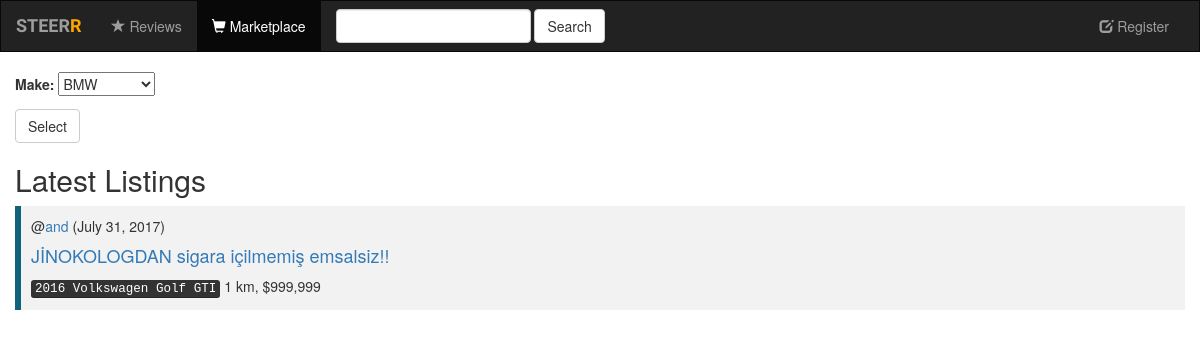
The app's page /marketplace/ with its own data.
### marketplace/models.py (models this page shows, shortened)
class Listing(models.Model):
	user = models.ForeignKey(User, on_delete=models.CASCADE)
	car = models.ForeignKey(Car)
	title = models.CharField(max_length=50)
	description = models.TextField()
	photo = models.ImageField(upload_to="static/marketplace/images/", null=True, blank=False, validators=[file_size])
	price = models.IntegerField()
	mileage = models.IntegerField()
	YEAR_CHOICES = [(year, year) for year in range(datetime.datetime.now().year, 1970, -1)]
	COLOR_CHOICES = (
	('WE', 'White'),
	('BK', 'Black'),
	('SR', 'Silver'),
	('GY', 'Grey'),
	('RD', 'Red'),
	('BE', 'Blue'),
	('GN', 'Green'),
	('YW', 'Yellow'),
	('OE', 'Orange'),
	)
	CONDITION_CHOICES = (
		('N', 'New'),
		('U', 'Used'),
	)
	SELLER_CHOICES = (
		('P', 'Private seller'),
		('D', 'Dealer'),
	)
	year = models.IntegerField(choices=YEAR_CHOICES)
	color = models.CharField(max_length=2, choices=COLOR_CHOICES)
	condition = models.CharField(max_length=1, choices=CONDITION_CHOICES)
	seller = models.CharField(max_length=1, choices=SELLER_CHOICES)
	country = CountryField()
	city = models.CharField(max_length=50)
	created = models.DateTimeField(editable=False)
	modified = models.DateTimeField()
	class Meta:
		ordering = ['created']

### reviews/models.py (models this page shows, shortened)
class Car(models.Model):
	make = models.CharField(max_length=50, null=True, blank=True)
	model = models.CharField(max_length=50, null=True, blank=True)
	platform = models.CharField(max_length=50, null=True, blank=True)
	body = models.CharField(max_length=50, null=True, blank=True)
	version = models.CharField(max_length=50, null=True, blank=True)
	years = models.CharField(max_length=50, null=True, blank=True)
	source_of_data = models.CharField(max_length=50, null=True, blank=True)
	years_sold = models.CharField(max_length=50, null=True, blank=True)
	sold_in_europe = models.CharField(max_length=50, null=True, blank=True)
	car_classification = models.CharField(max_length=50, null=True, blank=True)
	body_type = models.CharField(max_length=50, null=True, blank=True)
	no_of_doors = models.CharField(max_length=50, null=True, blank=True)
	no_of_seats = models.CharField(max_length=50, null=True, blank=True)
	engine_place = models.CharField(max_length=50, null=True, blank=True)
	drivetrain = models.CharField(max_length=50, null=True, blank=True)
	cylinders = models.CharField(max_length=50, null=True, blank=True)
	displacement_cm3 = models.CharField(max_length=50, null=True, blank=True)
	power_kw = models.CharField(max_length=50, null=True, blank=True)
	power_ps = models.CharField(max_length=50, null=True, blank=True)
	power_rpm = models.CharField(max_length=50, null=True, blank=True)
	torque_nm = models.CharField(max_length=50, null=True, blank=True)
	torque_rpm = models.CharField(max_length=50, null=True, blank=True)
	bore_stroke_mm = models.CharField(max_length=50, null=True, blank=True)
	compression_ratio = models.CharField(max_length=50, null=True, blank=True)
	valves_per = models.CharField(max_length=50, null=True, blank=True)
	crankshaft = models.CharField(max_length=50, null=True, blank=True)
	fuel_injection = models.CharField(max_length=50, null=True, blank=True)
	supercharger = models.CharField(max_length=50, null=True, blank=True)
	catalytic = models.CharField(max_length=50, null=True, blank=True)
	manual = models.CharField(max_length=50, null=True, blank=True)
	automatic = models.CharField(max_length=50, null=True, blank=True)
	suspension_front = models.CharField(max_length=50, null=True, blank=True)
	suspension_rear = models.CharField(max_length=50, null=True, blank=True)
	assisted = models.CharField(max_length=50, null=True, blank=True)
	turning_circle_m = models.CharField(max_length=50, null=True, blank=True)
	brakes_front = models.CharField(max_length=50, null=True, blank=True)
	brakes_rear = models.CharField(max_length=50, null=True, blank=True)
	brakes_abs = models.CharField(max_length=50, null=True, blank=True) # ASLINDA "ABS"
	esp = models.CharField(max_length=50, null=True, blank=True)
	tire_size = models.CharField(max_length=50, null=True, blank=True)
	tire_size_rear = models.CharField(max_length=50, null=True, blank=True)
	wheel_base_mm = models.CharField(max_length=50, null=True, blank=True)
	track_front_mm = models.CharField(max_length=50, null=True, blank=True)
	track_rear_mm = models.CharField(max_length=50, null=True, blank=True)
	length_mm = models.CharField(max_length=50, null=True, blank=True)
	width_mm = models.CharField(max_length=50, null=True, blank=True)
	height_mm = models.CharField(max_length=50, null=True, blank=True)
	curb_weight_kg = models.CharField(max_length=50, null=True, blank=True)
	gross_weight_kg = models.CharField(max_length=50, null=True, blank=True)
	load_kg = models.CharField(max_length=50, null=True, blank=True)
	stutzlast_kg = models.CharField(max_length=50, null=True, blank=True)
	roof_load_kg = models.CharField(max_length=50, null=True, blank=True)
	cargo_space_litres = models.CharField(max_length=50, null=True, blank=True)
	tow_weight_kg = models.CharField(max_length=50, null=True, blank=True)
	gas_tank_litres = models.CharField(max_length=50, null=True, blank=True)
	to_100_kmph_sec = models.CharField(max_length=50, null=True, blank=True) # ASLINDA "0-100 kmph (sec)"
	max_speed_kmh = models.CharField(max_length=50, null=True, blank=True)
	fuel_eff_l100km = models.CharField(max_length=50, null=True, blank=True)
	fuel_eff_city_l100km = models.CharField(max_length=50, null=True, blank=True)
	fuel_eff_highway = models.CharField(max_length=50, null=True, blank=True)
	engine_type = models.CharField(max_length=50, null=True, blank=True)
	fuel_type = models.CharField(max_length=50, null=True, blank=True)
	co2_gkm = models.CharField(max_length=50, null=True, blank=True)
	co2_efficiency_class = models.CharField(max_length=50, null=True, blank=True)
	pollution_class = models.CharField(max_length=50, null=True, blank=True)
	base_price_in_germany = models.CharField(max_length=50, null=True, blank=True)

### marketplace/views.py (the view)
def make_select_view(request):
	if request.GET.get("submitted", None):
		form = MakeSelectForm(request.GET)
		if form.is_valid():
			make = form.cleaned_data['make']
			return redirect("marketplace:model-select", make=make)
	else:
		form = MakeSelectForm()
	listings = Listing.objects.all().order_by('-created')
	context = {"form": form, "listings": listings}
	return render(request, "marketplace/carselect.html", context)

### reviews/forms.py
class MakeSelectForm(forms.Form):
	make = forms.ChoiceField()
	def __init__(self, *args, **kwargs):
		super(MakeSelectForm, self).__init__(*args, **kwargs)
		qs = Car.objects.values_list('make',flat=True).distinct()
		choices = [(value, value) for value in qs]
		self.fields["make"].choices = choices

### templates/marketplace/carselect.html (shortened to what this page needs)
{% extends "base.html" %}
{% load humanize %}
{% block marketplace_active %}active{% endblock %}
{% block body %}
<div class="container-fluid">
	{% if years %}
	{% else %}
		<form action="" method="GET">
		    {{ form.as_p }}
		    <input type="submit" class="btn btn-default" value="Select" />
		</form>
	{% endif %}
	<h2>Latest Listings
	</a></h2>
	{% for listing in listings %}
		<div class="listing">
			@<a href="{% url 'home:member' listing.user.username %}">{{ listing.user }}</a> ({{ listing.created.date }})<br>
			<h4><a href="{% url 'car-listing' make=listing.car.make years=listing.car.years listing_id=listing.id %}">{{ listing.title }}</a></h4>
			<p><kbd>{{ listing.year }} {{ listing.car.make }} {{ listing.car.version }}</kbd> {{ listing.mileage }} km, ${{ listing.price|intcomma }}</p>
		</div>
	{% endfor %}
</div>
{% endblock %}

### static/style.css (style rules this page uses)
.listing { border-left: 6px solid rgb(16, 98, 122); background-color: rgba(17,17,17,0.05); margin: 10px 0 15px 0; padding: 10px 10px 1px 10px; }

### records on screen
Listing: user "and", created "July 31, 2017", title "JİNOKOLOGDAN sigara içilmemiş emsalsiz!!", year "2016", car.make "Volkswagen", car.version "Golf GTI", mileage "1", price "999,999"
